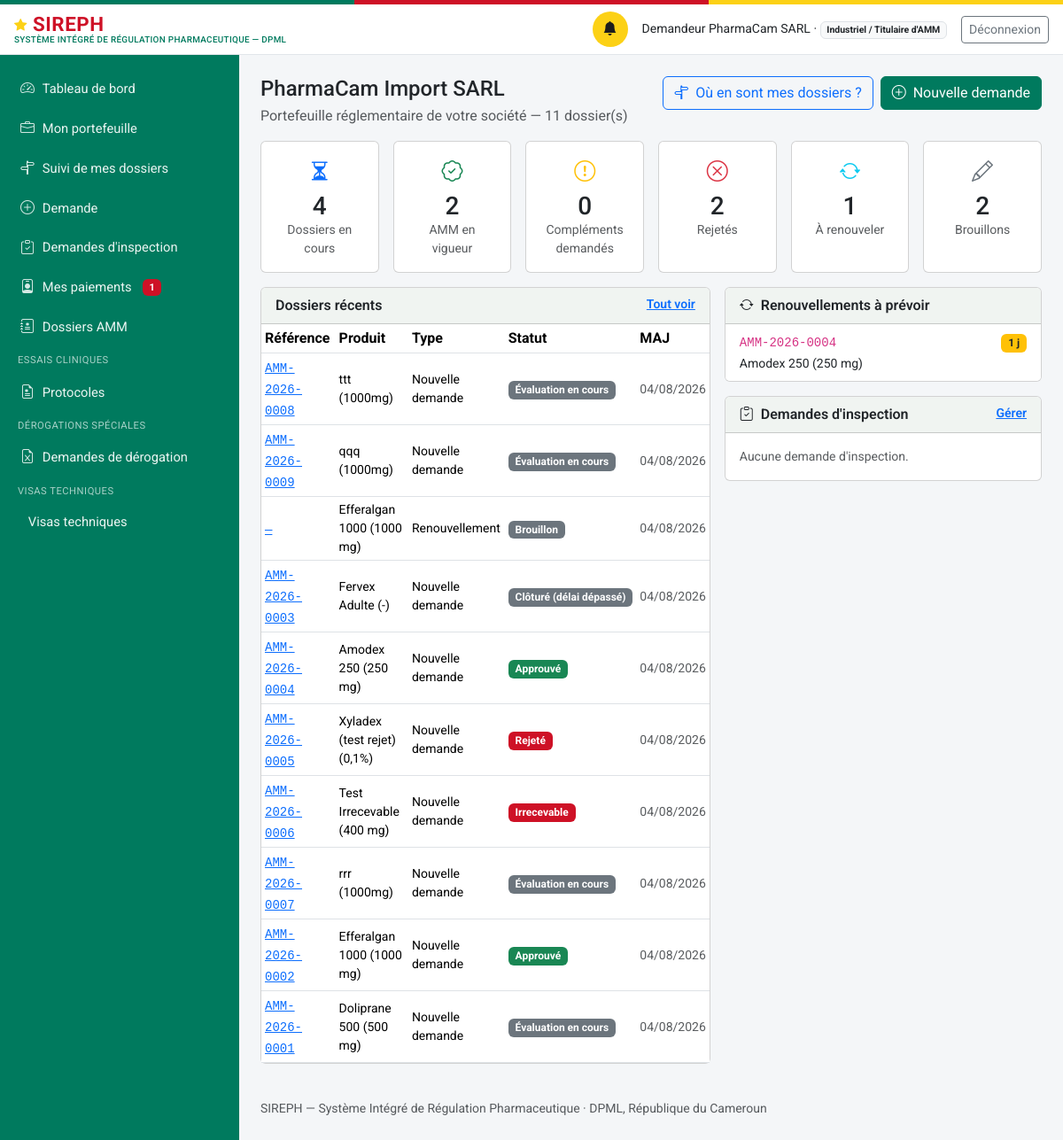
Before: /industriel/ (signed in) with the older database file.
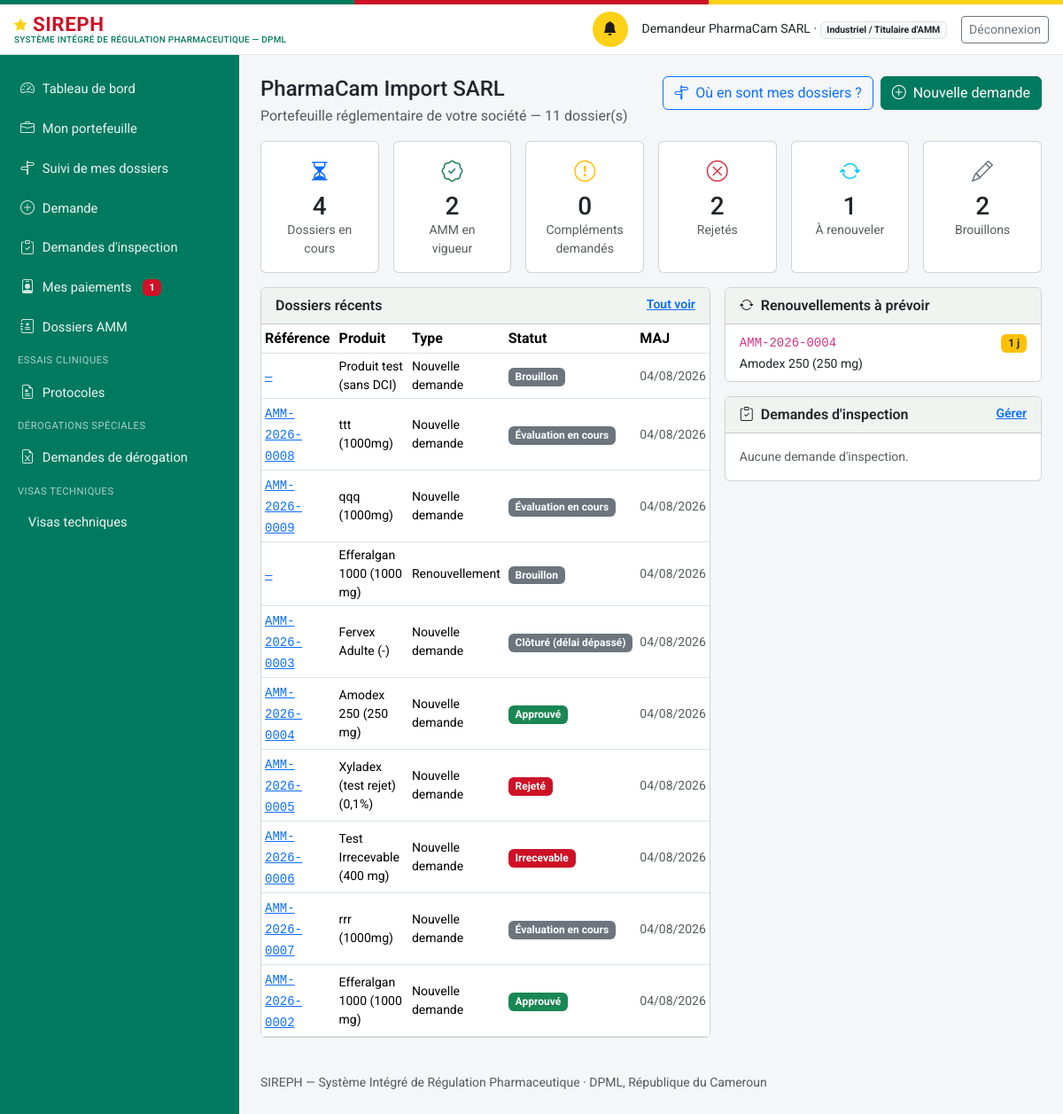
After: the same page with the newer database file.
### models.py (models this page shows, shortened)
class DossierAMM(db.Model):
    id = db.Column(db.Integer, primary_key=True)
    numero = db.Column(db.String(30), unique=True, nullable=True)  # AMM-{annee}-{seq4}, attribué au dépôt
    produit_id = db.Column(db.Integer, db.ForeignKey("produit.id"), nullable=False)
    type_procedure = db.Column(db.String(20), nullable=False, default="nouvelle_demande")
    demandeur_id = db.Column(db.Integer, db.ForeignKey("personne.id"), nullable=False)
    statut = db.Column(db.String(30), nullable=False, default="brouillon")
    date_depot = db.Column(db.DateTime, nullable=True)
    date_decision = db.Column(db.DateTime, nullable=True)
    module_ctd_1_json = db.Column(db.Text, default="{}")
    module_ctd_2_json = db.Column(db.Text, default="{}")
    module_ctd_3_json = db.Column(db.Text, default="{}")
    module_ctd_4_json = db.Column(db.Text, default="{}")
    module_ctd_5_json = db.Column(db.Text, default="{}")
    motif_decision = db.Column(db.Text, nullable=True)
    date_validite_amm = db.Column(db.Date, nullable=True)
    date_limite_reponse_complement = db.Column(db.DateTime, nullable=True)
    date_limite_retrait_document = db.Column(db.Date, nullable=True)  # décision favorable uniquement
    checklist_recevabilite = db.Column(db.JSON, default=dict)
    numero_suivi = db.Column(db.String(40), unique=True)
    clock_debut = db.Column(db.DateTime)
    clock_suspendu_depuis = db.Column(db.DateTime)
    clock_total_suspendu_jours = db.Column(db.Integer, default=0)
    representant_local_nom = db.Column(db.String(200), nullable=True)
    representant_local_contact = db.Column(db.String(200), nullable=True)
    date_creation = db.Column(db.DateTime, default=datetime.utcnow)
    date_maj = db.Column(db.DateTime, default=datetime.utcnow, onupdate=datetime.utcnow)
    demandeur = db.relationship("Personne", foreign_keys=[demandeur_id])
    avis = db.relationship("AvisEvaluationMA", backref="dossier", lazy="dynamic",
                            order_by="AvisEvaluationMA.date_creation",
                            cascade="all, delete-orphan")
    module_ctd_1 = property(lambda self: self._ctd_get(1), lambda self, v: self._ctd_set(1, v))
    module_ctd_2 = property(lambda self: self._ctd_get(2), lambda self, v: self._ctd_set(2, v))
    module_ctd_3 = property(lambda self: self._ctd_get(3), lambda self, v: self._ctd_set(3, v))
    module_ctd_4 = property(lambda self: self._ctd_get(4), lambda self, v: self._ctd_set(4, v))
    module_ctd_5 = property(lambda self: self._ctd_get(5), lambda self, v: self._ctd_set(5, v))

class Produit(db.Model):
    id = db.Column(db.Integer, primary_key=True)
    denomination_commune_internationale = db.Column(db.String(300), nullable=False, default="")
    nom_commercial = db.Column(db.String(300), nullable=False, default="")
    forme_pharmaceutique = db.Column(db.String(150), nullable=False, default="")
    dosage = db.Column(db.String(150))
    categorie = db.Column(db.String(30), nullable=False, default="medicament")
    nature = db.Column(db.String(30), nullable=True)
    fabricant_id = db.Column(db.Integer, db.ForeignKey("etablissement.id"), nullable=True)
    titulaire_amm_id = db.Column(db.Integer, db.ForeignKey("etablissement.id"), nullable=True)
    pays_origine = db.Column(db.String(150))
    statut_amm_courant = db.Column(db.String(20), nullable=False, default="aucune")
    date_creation = db.Column(db.DateTime, default=datetime.utcnow)
    est_mitm = db.Column(db.Boolean, nullable=False, default=False)
    disponibilite_declaree = db.Column(db.String(20), nullable=True)  # disponible | rupture
    composition_integrale = db.Column(db.Text, nullable=True)
    classe_therapeutique = db.Column(db.String(300), nullable=True)
    indications_therapeutiques = db.Column(db.Text, nullable=True)
    voie_administration = db.Column(db.String(150), nullable=True)
    duree_stabilite = db.Column(db.String(100), nullable=True)
    prix_grossiste_ht = db.Column(db.Integer, nullable=True)  # XAF, hors taxe
    fabricant = db.relationship("Etablissement", foreign_keys=[fabricant_id])
    titulaire_amm = db.relationship("Etablissement", foreign_keys=[titulaire_amm_id])
    dossiers = db.relationship("DossierAMM", backref="produit", lazy="dynamic",
                                foreign_keys="DossierAMM.produit_id")
    @property
    def libelle(self):
        base = self.nom_commercial or self.denomination_commune_internationale or f"Produit #{self.id}"
        if self.dosage:
            return f"{base} ({self.dosage})"
        return base

### routes_industriel.py (the view)
@bp.route("/")
@login_required
def tableau_bord():
    u = _verifier_profil()
    return render_template(
        "industriel/tableau_bord.html", u=u,
        societe=u.etablissement.raison_sociale if u.etablissement else u.nom_complet,
        s=esp.synthese(u), recents=esp.dossiers_recents(u),
        a_renouveler=esp.amm_a_renouveler(u),
        demandes_inspection=esp.demandes_inspection(u)[:5],
        STATUTS=wf.STATUTS, TYPES=wf.TYPES_PROCEDURE)

### auth.py (called while the page is built)
def current_user():
    uid = session.get("user_id")
    if not uid:
        return None
    return db.session.get(Personne, uid)

def login_required(view):
    @wraps(view)
    def wrapped(*a, **kw):
        if not current_user():
            return redirect(url_for("login", next=request.path))
        return view(*a, **kw)
    return wrapped

### espace_industriel.py (called while the page is built)
def personnes_de_la_societe(user):
    if user is None:
        return []
    if not user.etablissement_rattachement_id:
        return [user.id]
    return [p.id for p in Personne.query.filter_by(
        etablissement_rattachement_id=user.etablissement_rattachement_id).all()]

def dossiers_de_la_societe(user):
    return DossierAMM.query.filter(
        DossierAMM.demandeur_id.in_(personnes_de_la_societe(user)))

def demandes_inspection(user):
    return (DemandeInspection.query
            .filter(DemandeInspection.demandeur_id.in_(personnes_de_la_societe(user)))
            .order_by(DemandeInspection.id.desc()).all())

def dossiers_recents(user, limite=10):
    return (dossiers_de_la_societe(user)
            .order_by(DossierAMM.date_maj.desc()).limit(limite).all())

### permissions.py (called while the page is built)
def est_externe(role):
    return role in ROLES_EXTERNES

### templates/industriel/tableau_bord.html (shortened to what the changed rows need)
{% extends "base.html" %}
{% block content %}
<div class="d-flex justify-content-between align-items-start flex-wrap gap-2 mb-3">
  <div>
    <h1 class="h4 mb-1">{{ societe }}</h1>
  </div>
</div>
<div class="row g-3 mb-3">
  {% set tuiles = [
    ('Dossiers en cours', s.en_cours, 'bi-hourglass-split', 'primary', ''),
    ('AMM en vigueur', s.approuves, 'bi-patch-check', 'success', 'approuve'),
    ('Compléments demandés', s.complement_requis, 'bi-exclamation-circle', 'warning', 'complement_requis'),
    ('Rejetés', s.rejetes, 'bi-x-circle', 'danger', 'rejete'),
    ('À renouveler', s.a_renouveler, 'bi-arrow-repeat', 'info', ''),
    ('Brouillons', s.brouillons, 'bi-pencil', 'secondary', 'brouillon'),
  ] %}
  {% for libelle, valeur, icone, couleur, filtre in tuiles %}
  <div class="col-6 col-lg-2">
    <a class="text-decoration-none"
       href="{{ url_for('industriel.portefeuille', statut=filtre) }}">
      <div class="card h-100">
        <div class="card-body text-center py-3">
          <i class="bi {{ icone }} fs-4 text-{{ couleur }}"></i>
          <div class="h3 mb-0 mt-1">{{ valeur }}</div>
          <div class="small text-muted">{{ libelle }}</div>
        </div>
      </div>
    </a>
  </div>
  {% endfor %}
</div>
<div class="row g-3">
  <div class="col-lg-7">
    <div class="card h-100">
      {% if recents %}
      <div class="table-responsive">
        <table class="table table-sm mb-0 align-middle">
          <thead><tr>
            <th>Référence</th><th>Produit</th><th>Type</th><th>Statut</th><th>MAJ</th>
          </tr></thead>
          <tbody>
          {% for d in recents %}
            <tr>
              <td><a href="/dossiers/{{ d.id }}"><code>{{ d.numero or '—' }}</code></a></td>
              <td class="small">{{ d.produit.libelle if d.produit else '—' }}</td>
              <td class="small">{{ TYPES.get(d.type_procedure, d.type_procedure) }}</td>
              <td>
                {% if d.statut == 'approuve' %}
                  <span class="badge bg-success">{{ STATUTS[d.statut] }}</span>
                {% elif d.statut in ('rejete', 'irrecevable') %}
                  <span class="badge bg-danger">{{ STATUTS[d.statut] }}</span>
                {% elif d.statut == 'complement_requis' %}
                  <span class="badge bg-warning text-dark">{{ STATUTS[d.statut] }}</span>
                {% else %}
                  <span class="badge bg-secondary">{{ STATUTS.get(d.statut, d.statut) }}</span>
                {% endif %}
              </td>
              <td class="small text-muted">{{ d.date_maj.strftime('%d/%m/%Y') }}</td>
            </tr>
          {% endfor %}
          </tbody>
        </table>
      </div>
      {% else %}
      <div class="card-body text-muted">
        Aucun dossier à ce jour.
        <a href="{{ url_for('industriel.nouvelle_demande') }}">Déposer une demande</a>
      </div>
      {% endif %}
    </div>
  </div>
  <div class="col-lg-5">
    <div class="card mb-3">
      {% if a_renouveler %}
      <div class="list-group list-group-flush">
        {% for d, jours in a_renouveler %}
        <div class="list-group-item py-2">
          <div class="d-flex justify-content-between align-items-start">
            <div>
              <code class="small">{{ d.numero }}</code><br>
              <span class="small">{{ d.produit.libelle if d.produit else '—' }}</span>
            </div>
            <div class="text-end">
              {% if jours < 0 %}
                <span class="badge bg-danger">expirée</span>
                <div class="small text-danger">depuis {{ -jours }} j</div>
              {% elif jours < 60 %}
                <span class="badge bg-warning text-dark">{{ jours }} j</span>
              {% else %}
                <span class="badge bg-secondary">{{ jours }} j</span>
              {% endif %}
            </div>
          </div>
        </div>
        {% endfor %}
      </div>
      {% else %}
      <div class="card-body text-muted small">
        Aucune AMM n'arrive à échéance dans les 6 mois.
      </div>
      {% endif %}
    </div>
  </div>
</div>
{% endblock %}

Changed rows visible on the page:
no longer on this page (row unchanged): DossierAMM: numero "AMM-2026-0001", produit "Doliprane 500 (500 mg)", get "Nouvelle demande", get "Évaluation en cours", date_maj "04/08/2026"
now on this page (row edited): DossierAMM: numero "—", produit "Produit test (sans DCI)", get "Nouvelle demande", get "Brouillon", date_maj "04/08/2026"
